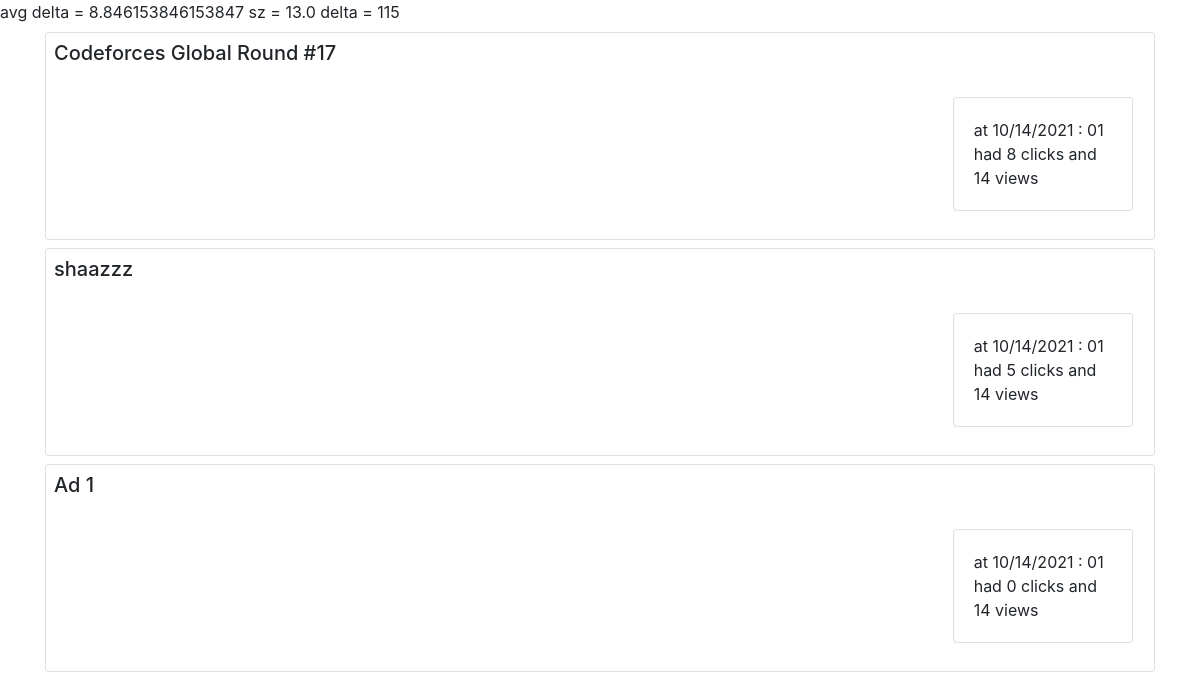
/detail/, run on the app's committed database.
### advertiser_management/models.py (models this page shows, shortened)
class Ad(models.Model):
    advertiser = models.ForeignKey(Advertiser, on_delete=models.CASCADE)
    title = models.CharField(max_length=100)
    imgUrl = models.CharField(max_length=500)
    link = models.CharField(max_length=500)
    approve = models.BooleanField(default=False)

### advertiser_management/views.py (the view)
# urls.py: path('detail/', DetailView.as_view(), name='detail_view'),
class DetailView(TemplateView):
    template_name = "detail.html"
    model = Ad
    def get_context_data(self, **kwargs):
        context = super().get_context_data(**kwargs)
        all_ads = Ad.objects.filter(approve__exact=True)
        all_clicks = Click.objects.filter(ad__approve__exact=True)
        all_views = View.objects.filter(ad__approve__exact=True)
        details_of_ad = {}
        for clk in all_clicks:
            ad = clk.ad
            time = clk.datetime.strftime('%m/%d/%Y : %H')
            if ad not in details_of_ad:
                details_of_ad[ad] = {}
            if time not in details_of_ad[ad]:
                details_of_ad[ad][time] = {'click': 0, 'view': 0}
            details_of_ad[ad][time]['click'] += 1
        for viw in all_views:
            ad = viw.ad
            time = viw.datetime.strftime('%m/%d/%Y : %H')
            if ad not in details_of_ad:
                details_of_ad[ad] = {}
            if time not in details_of_ad[ad]:
                details_of_ad[ad][time] = {'click': 0, 'view': 0}
            details_of_ad[ad][time]['view'] += 1
        delta = 0
        sz = 0.
        for clk in all_clicks:
            ad = clk.ad
            time = clk.datetime
            try:
                last_view = View.objects.filter(user_ip__exact=clk.user_ip, datetime__lte=time).order_by('-datetime')[0]
            except IndexError:
                last_view = clk
            td = time-last_view.datetime
            seconds = td.seconds + 86400 * td.days
            delta += seconds
            sz += 1.
        avg_delta = None
        if sz != 0:
            avg_delta = delta / sz
        context['details_of_ad'] = details_of_ad
        context['avg_delta'] = avg_delta
        context['delta'] = delta
        context['sz'] = sz
        return context

### advertiser_management/templates/detail.html (shortened to what this page needs)
<!DOCTYPE html>
<html lang="en">
<head>
    <link rel="stylesheet" href="https://stackpath.bootstrapcdn.com/bootstrap/4.3.1/css/bootstrap.min.css"
>
</head>
avg delta = {{ avg_delta }}
sz = {{ sz }}
delta = {{ delta }}
<body>
<div class="container" dir="rtl">
    {% for ad, times in details_of_ad.items %}
        <div class="card mt-2 p-2">
            <h5 class="card-title">{{ ad.title }}</h5>
            <div class="card-body">
                <div class="row">
		    {% for time, cnt in times.items %}
                <div class="card col-md-2 p-0 mx-2">
                    <a>
                        <div class="card-body">
                            <span>at {{ time }} had {{ cnt.click }} clicks and {{ cnt.view }} views</span>
                        </div>
                    </a>
                </div>
		    {% endfor %}
                </div>
            </div>
        </div>
    {% endfor %}
</div>
</body>
</html>

### data on the page
Ad: title "Codeforces Global Round #17", times "10/14/2021 : 01", click "8", view "14"
Ad: title "shaazzz", times "10/14/2021 : 01", click "5", view "14"
Ad: title "Ad 1", times "10/14/2021 : 01", click "0", view "14"

### other printed values
{{ avg_delta }} "8.846153846153847"
{{ sz }} "13.0"
{{ delta }} "115"
